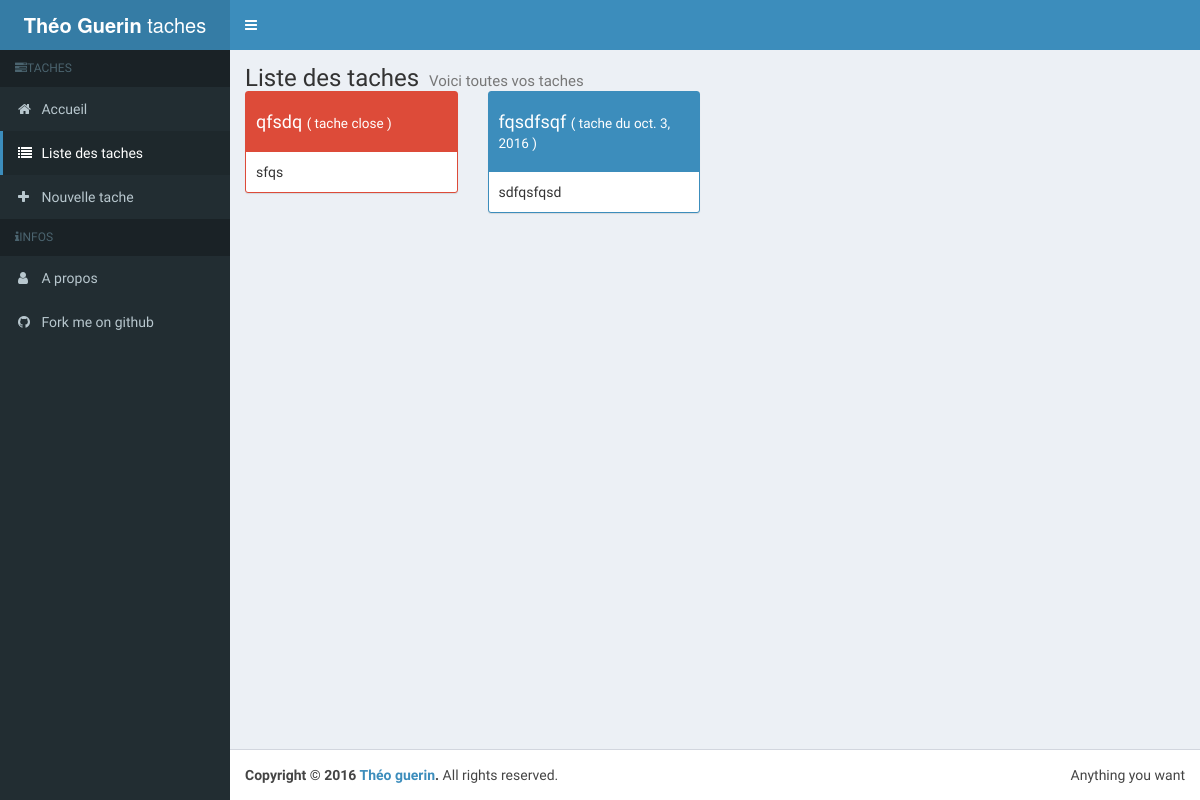
The page /list/ on the database as committed earlier.
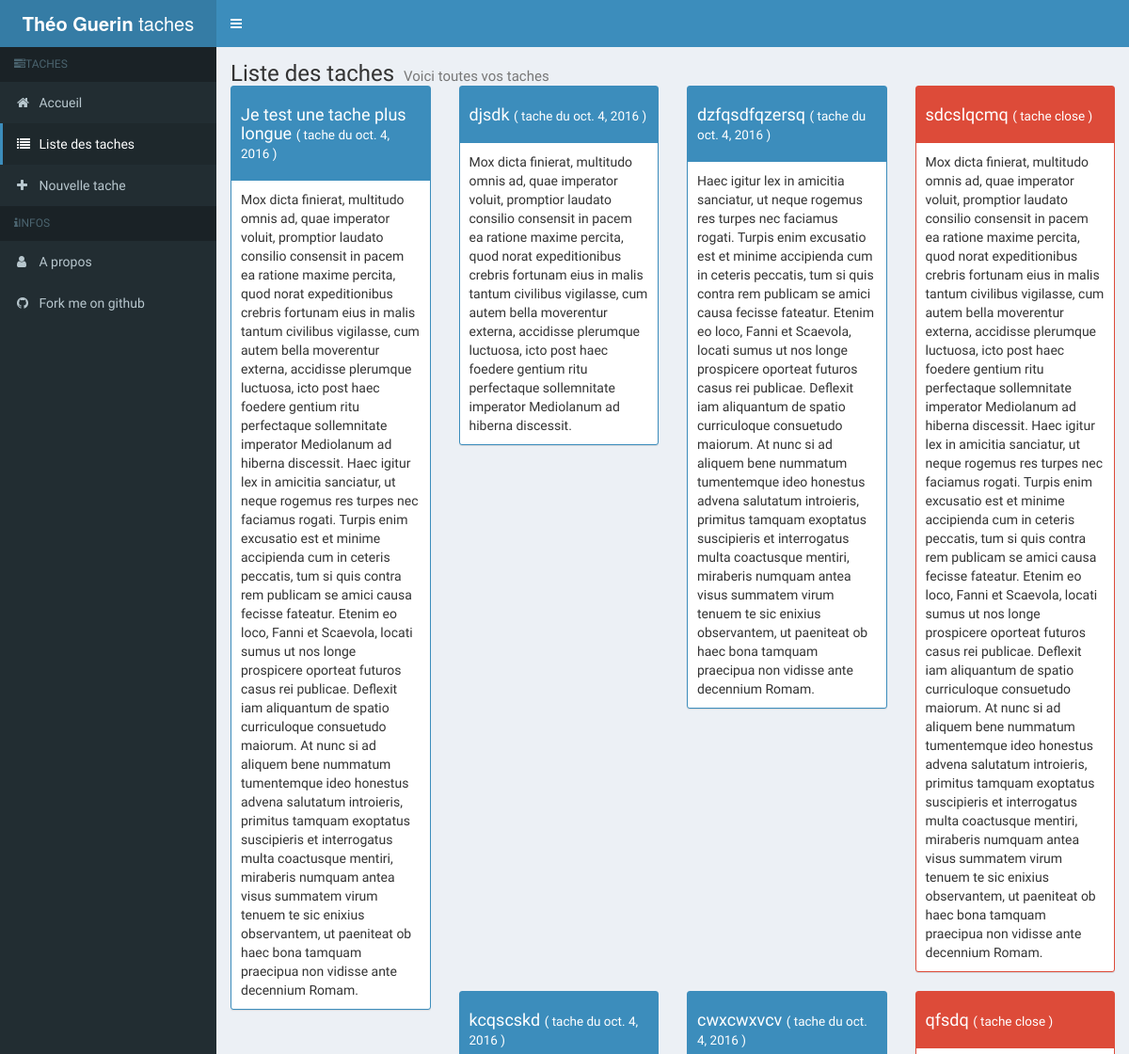
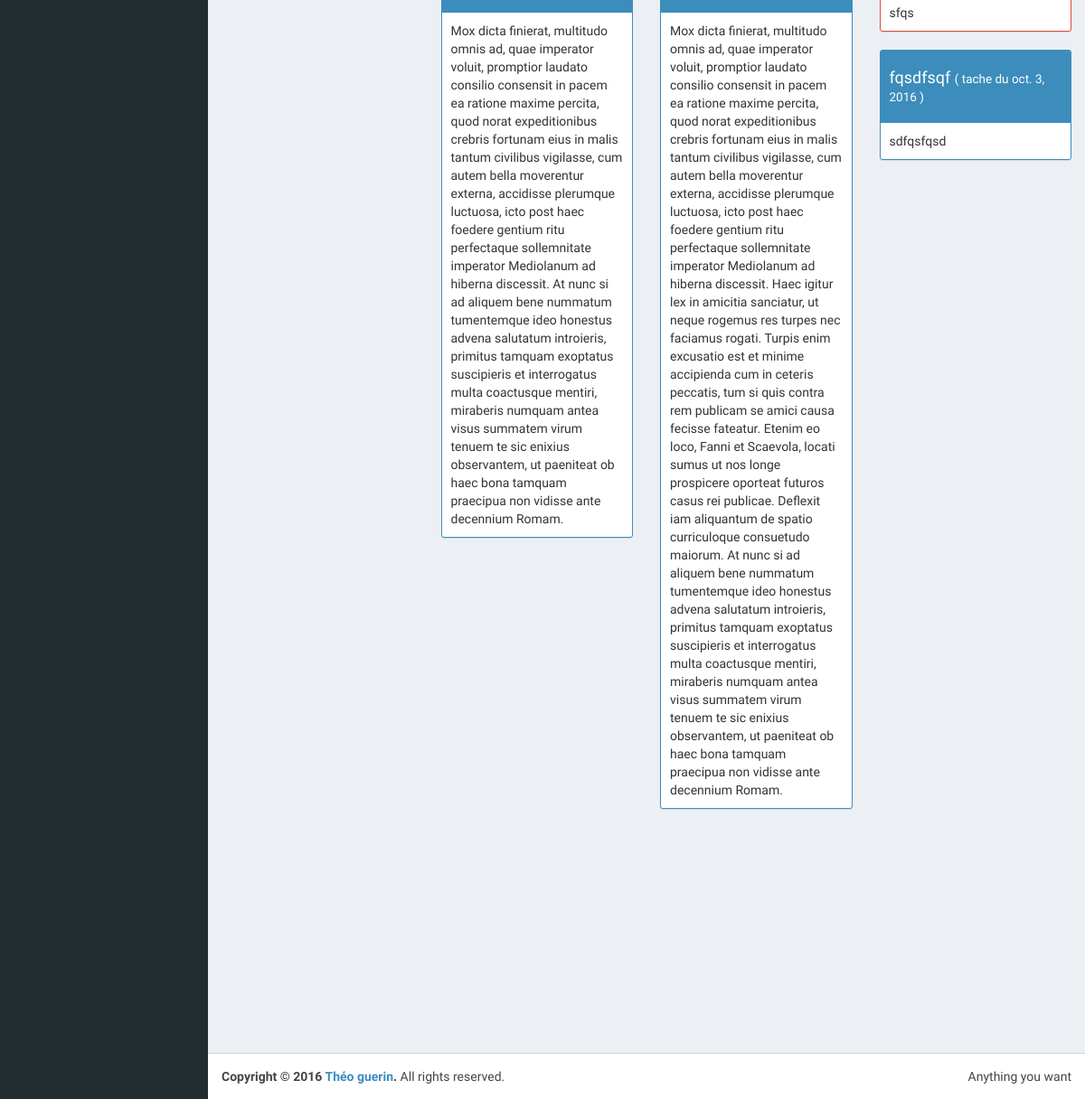
The same page on the database as committed later (2 pictures, top to bottom).
### lesTaches/models.py (models this page shows, shortened)
class Task(models.Model):
    name = models.CharField(max_length=250,unique=True)
    description = models.TextField()
    createdDate = models.DateField(auto_now_add=True)
    closed = models.BooleanField(default=False)

### lesTaches/views.py (the view)
# urls.py: url(r'^list/?$',views.task_listing,name="task_list"),
def task_listing(request):
     objects = Task.objects.all().order_by('-createdDate')
     return render(request,'lesTaches/list.html', {"taches": objects })

### templates/lesTaches/list.html (shortened to what this page needs)
{% extends "layout.html" %}
{% load static %}
{% block content %}
<h1>
    Liste des taches
    <small>Voici toutes vos taches</small>
</h1>
<div class="row">
    {% for tache in taches %}
    <div class="col-xs-6 col-sm-4 col-md-3">
        {% include "lesTaches/blocs/taskCard.html" with tache=tache %}
    </div>
    {% endfor %}
</div>
{% endblock %}

### templates/layout.html (shortened to what this page needs)
{% load static %}
<!DOCTYPE html>
<html>
<head>
    <link rel="stylesheet" href="{% static 'libs/bootstrap/css/bootstrap.min.css' %}">
    <link rel="stylesheet" href="https://cdnjs.cloudflare.com/ajax/libs/font-awesome/4.5.0/css/font-awesome.min.css">
    <link rel="stylesheet" href="https://cdnjs.cloudflare.com/ajax/libs/ionicons/2.0.1/css/ionicons.min.css">
    <link rel="stylesheet" href="{% static 'libs/AdminLTE/dist/css/AdminLTE.min.css' %}">
<link rel="stylesheet" href="{% static 'libs/AdminLTE/dist/css/skins/skin-blue.min.css' %}">
<link rel="stylesheet" href="{% static 'css/style.css' %}">
</head>
<body class="hold-transition skin-blue sidebar-mini">
    <div class="wrapper">
        <header class="main-header">
            <a href="index2.html" class="logo">
                <span class="logo-lg"><b>Théo Guerin</b> taches</span>
            </a>
            <nav class="navbar navbar-static-top" role="navigation">
                <a href="#" class="sidebar-toggle" data-toggle="offcanvas" role="button">
                </a>
            </nav>
        </header>
        <aside class="main-sidebar">
            <section class="sidebar">
                <ul class="sidebar-menu">
                    <li class="header"><i class="fa fa-tasks"></i><span>TACHES</span></li>
                    <li id="nav-accueil"><a href="{% url 'home' %}"><i class="fa fa-home"></i> <span>Accueil</span></a></li>
                    <li id="nav-list"><a href="{% url 'task_list' %}"><i class="fa fa-list"></i> <span>Liste des taches</span></a></li>
                    <li id="nav-new"><a href="{% url 'new_task' %}"><i class="fa fa-plus"></i> <span>Nouvelle tache</span></a></li>
                    <li class="header"><i class="fa fa-info"></i><span>INFOS</span></li>
                    <li id="nav-about"><a href="{% url 'about' %}"><i class="fa fa-user"></i> <span>A propos</span></a></li>
                    <li id="nav-github"><a href="https://github.com/Nydareld/lestaches-django"><i class="fa fa-github"></i> <span>Fork me on github</span></a></li>
                </ul>
            </section>
        </aside>
        <div class="content-wrapper">
            <section class="content-header">
                {% block content %}{% endblock %}
            </section>
            <section class="content">
            </section>
        </div>
        <footer class="main-footer">
            <div class="pull-right hidden-xs">
                Anything you want
            </div>
            <strong>Copyright &copy; 2016 <a href="#">Théo guerin</a>.</strong> All rights reserved.
        </footer>
    </div>
    <link rel="stylesheet" href="{% static 'libs/AdminLTE/dist/css/skins/skin-blue.min.css' %}">
</body>
</html>

### templates/lesTaches/blocs/taskCard.html
<div class="box box-solid box-{% if tache.closed %}danger{% else %}primary{% endif %} tacheCard">
    <div class="box-header">
        <a class="box-header-link" href="{% url 'view_task' tache.name %}">
            <h4>
                {{tache.name}} <small>( {% if tache.closed %}tache close{% else %}tache du {{tache.createdDate}}{% endif %} )</small>
            </h4>
        </a>
    </div>
    <div class="box-body">
        {{tache.description}}
    </div>
</div>

### static/css/style.css (style rules this page uses)
div.tacheCard > div.box-header > a > h4 > small { color: #FFF; }
div.tacheCard > div.box-header > a > h4 { display: inline-block; }

Rows that differ between the two databases and show on the page:
added Task: name "Je test une tache plus longue", createdDate "oct. 4, 2016", description "Mox dicta finierat, multitudo omnis ad, quae imperator voluit, promptior laudato consilio consensit in pacem ea ratione maxime percita, quod norat expeditionibus crebris fortunam eius in malis tantum civilibus vigilasse, cum autem bella moverentur externa, accidisse plerumque luctuosa, icto post haec foedere gentium ritu perfectaque sollemnitate imperator Mediolanum ad hiberna discessit. Haec igitur lex in amicitia sanciatur, ut neque rogemus res turpes nec faciamus rogati. Turpis enim excusatio est et minime accipienda cum in ceteris peccatis, tum si quis contra rem publicam se amici causa fecisse fateatur. Etenim eo loco, Fanni et Scaevola, locati sumus ut nos longe prospicere oporteat…"
added Task: name "djsdk", createdDate "oct. 4, 2016", description "Mox dicta finierat, multitudo omnis ad, quae imperator voluit, promptior laudato consilio consensit in pacem ea ratione maxime percita, quod norat expeditionibus crebris fortunam eius in malis tantum civilibus vigilasse, cum autem bella moverentur externa, accidisse plerumque luctuosa, icto post haec foedere gentium ritu perfectaque sollemnitate imperator Mediolanum ad hiberna discessit."
added Task: name "dzfqsdfqzersq", createdDate "oct. 4, 2016", description "Haec igitur lex in amicitia sanciatur, ut neque rogemus res turpes nec faciamus rogati. Turpis enim excusatio est et minime accipienda cum in ceteris peccatis, tum si quis contra rem publicam se amici causa fecisse fateatur. Etenim eo loco, Fanni et Scaevola, locati sumus ut nos longe prospicere oporteat futuros casus rei publicae. Deflexit iam aliquantum de spatio curriculoque consuetudo maiorum. At nunc si ad aliquem bene nummatum tumentemque ideo honestus advena salutatum introieris, primitus tamquam exoptatus suscipieris et interrogatus multa coactusque mentiri, miraberis numquam antea visus summatem virum tenuem te sic enixius observantem, ut paeniteat ob haec bona tamquam praecipua…"
added Task: name "sdcslqcmq", closed "tache close", description "Mox dicta finierat, multitudo omnis ad, quae imperator voluit, promptior laudato consilio consensit in pacem ea ratione maxime percita, quod norat expeditionibus crebris fortunam eius in malis tantum civilibus vigilasse, cum autem bella moverentur externa, accidisse plerumque luctuosa, icto post haec foedere gentium ritu perfectaque sollemnitate imperator Mediolanum ad hiberna discessit. Haec igitur lex in amicitia sanciatur, ut neque rogemus res turpes nec faciamus rogati. Turpis enim excusatio est et minime accipienda cum in ceteris peccatis, tum si quis contra rem publicam se amici causa fecisse fateatur. Etenim eo loco, Fanni et Scaevola, locati sumus ut nos longe prospicere oporteat…"
added Task: name "kcqscskd", createdDate "oct. 4, 2016", description "Mox dicta finierat, multitudo omnis ad, quae imperator voluit, promptior laudato consilio consensit in pacem ea ratione maxime percita, quod norat expeditionibus crebris fortunam eius in malis tantum civilibus vigilasse, cum autem bella moverentur externa, accidisse plerumque luctuosa, icto post haec foedere gentium ritu perfectaque sollemnitate imperator Mediolanum ad hiberna discessit. At nunc si ad aliquem bene nummatum tumentemque ideo honestus advena salutatum introieris, primitus tamquam exoptatus suscipieris et interrogatus multa coactusque mentiri, miraberis numquam antea visus summatem virum tenuem te sic enixius observantem, ut paeniteat ob haec bona tamquam praecipua non vidisse…"
added Task: name "cwxcwxvcv", createdDate "oct. 4, 2016", description "Mox dicta finierat, multitudo omnis ad, quae imperator voluit, promptior laudato consilio consensit in pacem ea ratione maxime percita, quod norat expeditionibus crebris fortunam eius in malis tantum civilibus vigilasse, cum autem bella moverentur externa, accidisse plerumque luctuosa, icto post haec foedere gentium ritu perfectaque sollemnitate imperator Mediolanum ad hiberna discessit. Haec igitur lex in amicitia sanciatur, ut neque rogemus res turpes nec faciamus rogati. Turpis enim excusatio est et minime accipienda cum in ceteris peccatis, tum si quis contra rem publicam se amici causa fecisse fateatur. Etenim eo loco, Fanni et Scaevola, locati sumus ut nos longe prospicere oporteat…"
